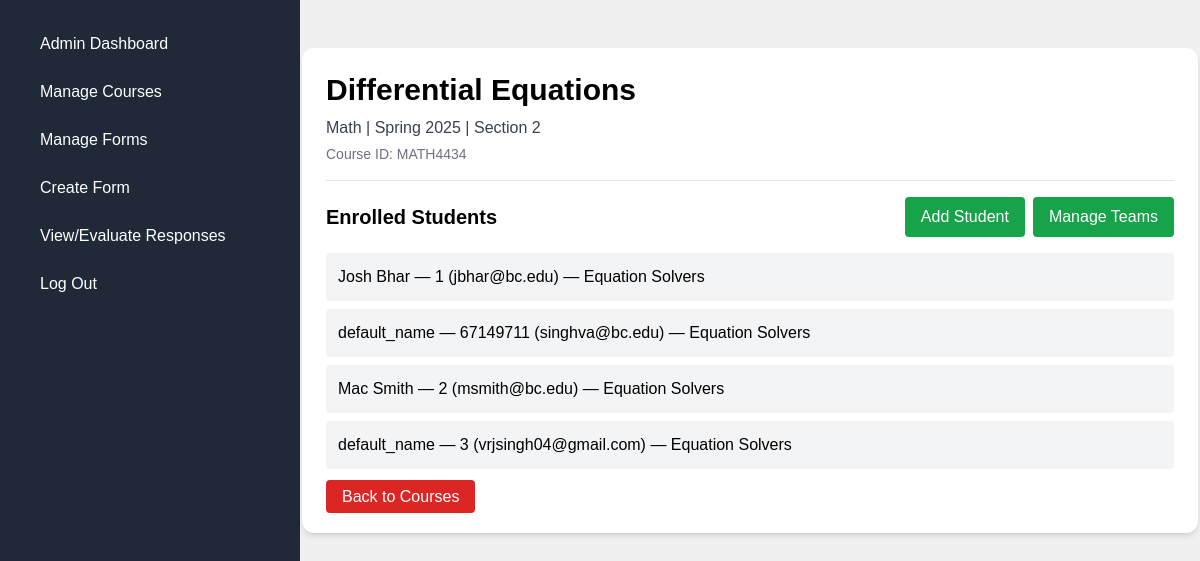
Page /courses/course/8/ (signed in) on the committed database.
### courses/models.py (models this page shows, shortened)
class Course(models.Model):
    creator = models.ForeignKey(
        settings.AUTH_USER_MODEL,
        limit_choices_to={'role': 'professor'},
        on_delete=models.CASCADE,
        related_name='courses_created',
        null=True,
        blank=True
    )
    name = models.CharField(max_length=200)
    subject = models.CharField(max_length=100)
    semester = models.CharField(max_length=50)
    section = models.CharField(max_length=10)
    course_id = models.CharField(max_length=50)
    enrollment_size = models.PositiveIntegerField(default=0)
    created_at = models.DateTimeField(auto_now_add=True)

class Team(models.Model):
    course = models.ForeignKey(Course, on_delete=models.CASCADE, related_name = 'teams')
    name = models.CharField(max_length=100)
    members = models.ManyToManyField(settings.AUTH_USER_MODEL, related_name='teams', limit_choices_to={"role": "student"}, blank=True)

### users/models.py (models this page shows, shortened)
class CustomUser(AbstractUser):
    ROLE_CHOICES = (
        ('student', 'Student'),
        ('professor', 'Professor'),
    )
    role = models.CharField(max_length=10, choices=ROLE_CHOICES, default='student')
    name = models.CharField(max_length=100)
    student_id = models.CharField(max_length=20, unique=True, null=True, blank=True)
    graduation_year = models.PositiveIntegerField(null=True, blank=True)
    email = models.EmailField(unique=True)
    courses = models.ManyToManyField('courses.Course', related_name='students', blank=True)

### courses/views.py (the view)
# urls.py: path("course/<int:course_id>/", views.course_detail_view, name="course_detail"),
@professor_required
def course_detail_view(request, course_id):
    course = get_object_or_404(Course, id=course_id, creator=request.user)
    students = course.students.all().prefetch_related('teams')
    student_team_map = {}
    for student in students:
        team = student.teams.filter(course=course).first()
        student_team_map[student.id] = team # This will be none if no teams exists for this student in this course
    return render(request, 'courses/course_detail.html', {
        'course': course,
        'students': students,
        'student_team_map': student_team_map
    })
    return render(request, 'courses/course_detail.html', {
        'course': course,
        'students': students
    })

### courses/templatetags/custom_tags.py (called while the page is built)
@register.filter
def get_item(dictionary, key):
    return dictionary.get(key)

### courses/templates/courses/course_detail.html (shortened to what this page needs)
{% extends "shared/base.html" %}
{% load custom_tags %}
{% block content %}
<div class="max-w-4xl mx-auto bg-white shadow-md rounded-xl p-6 mt-12">
    <h1 class="text-3xl font-bold mb-2">{{ course.name }}</h1>
    <p class="text-gray-700">{{ course.subject }} | {{ course.semester }} | Section {{ course.section }}</p>
    <p class="text-sm text-gray-500 mt-1">Course ID: {{ course.course_id }}</p>
    <hr class="my-4" />
    <div class="flex justify-between items-center">
      <h2 class="text-xl font-semibold">Enrolled Students</h2>
      <div class="ml-auto flex space-x-2">
        <a href="{% url 'courses:add_student' course.id %}" class="bg-green-600 text-white px-4 py-2 rounded hover:bg-green-700 bg-[#34A853]">
          Add Student
        </a>
        <a href="{% url 'courses:manage_teams' course.id %}" class="bg-green-600 text-white px-4 py-2 rounded hover:bg-green-700 bg-[#34A853]">
          Manage Teams
        </a>
      </div>
    </div>
    <ul class="mt-4 space-y-2 mb-4">
      {% for student in students %}
        <li class="bg-gray-100 p-3 rounded">
          {{ student.name }} — {{ student.student_id }} ({{ student.email }})
          {% with team=student_team_map|get_item:student.id %}
            —
            {% if team %}
              {{ team.name }}
            {% else %}
              No Team Assigned
            {% endif %}
          {% endwith %}
        </li>
      {% empty %}
        <li>No students enrolled yet</li>
      {% endfor %}
    </ul>
    <a href="{% url 'courses:manage_courses' %}" class="bg-red-600 text-white px-4 py-2 rounded hover:bg-red-700 mt-10">
         Back to Courses
    </a>
</div>
{% endblock %}

### main/static/main/css/styles.css (style rules this page uses)
body { margin: 0; padding: 0; font-family: "Poppins", sans-serif; }

### shared/templates/shared/base.html (style rules this page uses)
body { background-color: #f0f0f0; font-family: Arial, sans-serif; }

### rows in the picture
Course: name "Differential Equations", subject "Math", semester "Spring 2025", section "2", course_id "MATH4434"
CustomUser: name "Josh Bhar", student_id "1", email "jbhar@bc.edu"
Team: name "Equation Solvers"
CustomUser: name "default_name", student_id "67149711", email "singhva@bc.edu"
CustomUser: name "Mac Smith", student_id "2", email "msmith@bc.edu"
CustomUser: name "default_name", student_id "3", email "vrjsingh04@gmail.com"
